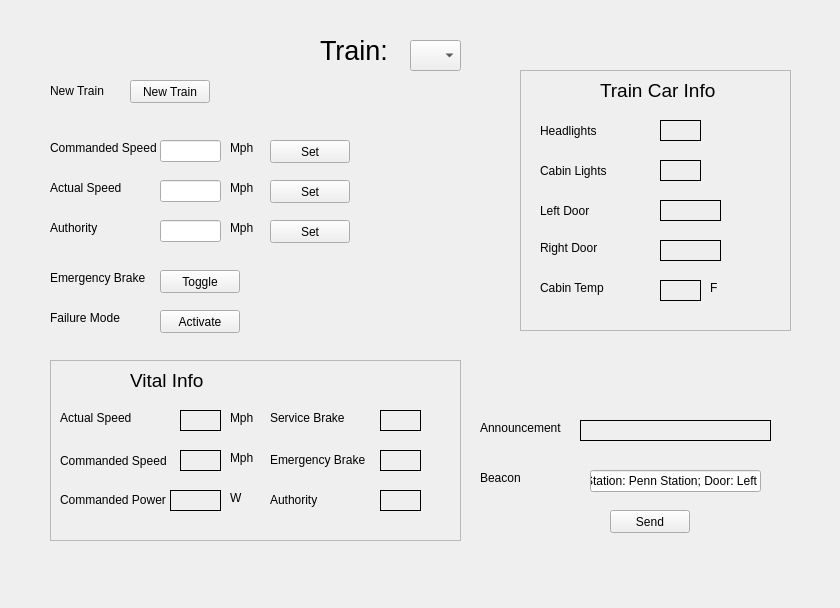
<?xml version="1.0" encoding="UTF-8"?>
<ui version="4.0">
 <class>TestUi</class>
 <widget class="QWidget" name="TestUi">
  <property name="geometry">
   <rect>
    <x>0</x>
    <y>0</y>
    <width>840</width>
    <height>608</height>
   </rect>
  </property>
  <property name="windowTitle">
   <string>Form</string>
  </property>
  <widget class="QLabel" name="train_label">
   <property name="geometry">
    <rect>
     <x>320</x>
     <y>30</y>
     <width>81</width>
     <height>41</height>
    </rect>
   </property>
   <property name="font">
    <font>
     <pointsize>20</pointsize>
    </font>
   </property>
   <property name="text">
    <string>Train:</string>
   </property>
  </widget>
  <widget class="QComboBox" name="train_index">
   <property name="geometry">
    <rect>
     <x>410</x>
     <y>40</y>
     <width>51</width>
     <height>31</height>
    </rect>
   </property>
   <property name="font">
    <font>
     <pointsize>18</pointsize>
    </font>
   </property>
   <property name="currentText">
    <string/>
   </property>
   <property name="currentIndex">
    <number>-1</number>
   </property>
  </widget>
  <widget class="QLabel" name="new_train_label">
   <property name="geometry">
    <rect>
     <x>50</x>
     <y>80</y>
     <width>61</width>
     <height>21</height>
    </rect>
   </property>
   <property name="text">
    <string>New Train</string>
   </property>
  </widget>
  <widget class="QPushButton" name="new_train_button">
   <property name="geometry">
    <rect>
     <x>130</x>
     <y>80</y>
     <width>80</width>
     <height>23</height>
    </rect>
   </property>
   <property name="text">
    <string>New Train</string>
   </property>
  </widget>
  <widget class="QLabel" name="commanded_speed_label_2">
   <property name="geometry">
    <rect>
     <x>50</x>
     <y>140</y>
     <width>111</width>
     <height>16</height>
    </rect>
   </property>
   <property name="text">
    <string>Commanded Speed</string>
   </property>
  </widget>
  <widget class="QPushButton" name="commanded_speed_button">
   <property name="geometry">
    <rect>
     <x>270</x>
     <y>140</y>
     <width>80</width>
     <height>23</height>
    </rect>
   </property>
   <property name="text">
    <string>Set</string>
   </property>
  </widget>
  <widget class="QPushButton" name="actual_speed_button">
   <property name="geometry">
    <rect>
     <x>270</x>
     <y>180</y>
     <width>80</width>
     <height>23</height>
    </rect>
   </property>
   <property name="text">
    <string>Set</string>
   </property>
  </widget>
  <widget class="QLabel" name="actual_speed_label">
   <property name="geometry">
    <rect>
     <x>50</x>
     <y>180</y>
     <width>111</width>
     <height>16</height>
    </rect>
   </property>
   <property name="text">
    <string>Actual Speed</string>
   </property>
  </widget>
  <widget class="QLabel" name="authority_label">
   <property name="geometry">
    <rect>
     <x>50</x>
     <y>220</y>
     <width>111</width>
     <height>16</height>
    </rect>
   </property>
   <property name="text">
    <string>Authority</string>
   </property>
  </widget>
  <widget class="QPushButton" name="authority_button">
   <property name="geometry">
    <rect>
     <x>270</x>
     <y>220</y>
     <width>80</width>
     <height>23</height>
    </rect>
   </property>
   <property name="text">
    <string>Set</string>
   </property>
  </widget>
  <widget class="QLabel" name="emergency_brake_label">
   <property name="geometry">
    <rect>
     <x>50</x>
     <y>270</y>
     <width>101</width>
     <height>16</height>
    </rect>
   </property>
   <property name="text">
    <string>Emergency Brake</string>
   </property>
  </widget>
  <widget class="QPushButton" name="emergency_brake_button">
   <property name="geometry">
    <rect>
     <x>160</x>
     <y>270</y>
     <width>80</width>
     <height>23</height>
    </rect>
   </property>
   <property name="text">
    <string>Toggle</string>
   </property>
  </widget>
  <widget class="QLabel" name="failure_mode_label">
   <property name="geometry">
    <rect>
     <x>50</x>
     <y>310</y>
     <width>101</width>
     <height>16</height>
    </rect>
   </property>
   <property name="text">
    <string>Failure Mode</string>
   </property>
  </widget>
  <widget class="QPushButton" name="failure_mode_button">
   <property name="geometry">
    <rect>
     <x>160</x>
     <y>310</y>
     <width>80</width>
     <height>23</height>
    </rect>
   </property>
   <property name="text">
    <string>Activate</string>
   </property>
  </widget>
  <widget class="QFrame" name="cabin_info">
   <property name="geometry">
    <rect>
     <x>520</x>
     <y>70</y>
     <width>271</width>
     <height>261</height>
    </rect>
   </property>
   <property name="sizePolicy">
    <sizepolicy hsizetype="Preferred" vsizetype="Preferred">
     <horstretch>0</horstretch>
     <verstretch>0</verstretch>
    </sizepolicy>
   </property>
   <property name="frameShape">
    <enum>QFrame::StyledPanel</enum>
   </property>
   <property name="frameShadow">
    <enum>QFrame::Plain</enum>
   </property>
   <property name="lineWidth">
    <number>1</number>
   </property>
   <widget class="QLabel" name="train_car_info_label">
    <property name="geometry">
     <rect>
      <x>80</x>
      <y>0</y>
      <width>141</width>
      <height>41</height>
     </rect>
    </property>
    <property name="font">
     <font>
      <pointsize>14</pointsize>
     </font>
    </property>
    <property name="text">
     <string>Train Car Info</string>
    </property>
   </widget>
   <widget class="QLabel" name="headlights_label">
    <property name="geometry">
     <rect>
      <x>20</x>
      <y>50</y>
      <width>61</width>
      <height>21</height>
     </rect>
    </property>
    <property name="text">
     <string>Headlights</string>
    </property>
   </widget>
   <widget class="QLabel" name="left_door_label">
    <property name="geometry">
     <rect>
      <x>20</x>
      <y>130</y>
      <width>52</width>
      <height>21</height>
     </rect>
    </property>
    <property name="text">
     <string>Left Door</string>
    </property>
   </widget>
   <widget class="QLabel" name="right_door_label">
    <property name="geometry">
     <rect>
      <x>20</x>
      <y>170</y>
      <width>61</width>
      <height>16</height>
     </rect>
    </property>
    <property name="text">
     <string>Right Door</string>
    </property>
   </widget>
   <widget class="QLabel" name="cabin_lights_label">
    <property name="geometry">
     <rect>
      <x>20</x>
      <y>90</y>
      <width>71</width>
      <height>21</height>
     </rect>
    </property>
    <property name="text">
     <string>Cabin Lights</string>
    </property>
   </widget>
   <widget class="QLabel" name="headlight_status">
    <property name="geometry">
     <rect>
      <x>140</x>
      <y>50</y>
      <width>41</width>
      <height>21</height>
     </rect>
    </property>
    <property name="frameShape">
     <enum>QFrame::Box</enum>
    </property>
    <property name="text">
     <string/>
    </property>
   </widget>
   <widget class="QLabel" name="cabin_lights_status">
    <property name="geometry">
     <rect>
      <x>140</x>
      <y>90</y>
      <width>41</width>
      <height>21</height>
     </rect>
    </property>
    <property name="frameShape">
     <enum>QFrame::Box</enum>
    </property>
    <property name="text">
     <string/>
    </property>
   </widget>
   <widget class="QLabel" name="left_door_status">
    <property name="geometry">
     <rect>
      <x>140</x>
      <y>130</y>
      <width>61</width>
      <height>21</height>
     </rect>
    </property>
    <property name="frameShape">
     <enum>QFrame::Box</enum>
    </property>
    <property name="text">
     <string/>
    </property>
   </widget>
   <widget class="QLabel" name="right_door_status">
    <property name="geometry">
     <rect>
      <x>140</x>
      <y>170</y>
      <width>61</width>
      <height>21</height>
     </rect>
    </property>
    <property name="frameShape">
     <enum>QFrame::Box</enum>
    </property>
    <property name="text">
     <string/>
    </property>
   </widget>
   <widget class="QLabel" name="cabin_tem_label">
    <property name="geometry">
     <rect>
      <x>20</x>
      <y>210</y>
      <width>91</width>
      <height>16</height>
     </rect>
    </property>
    <property name="text">
     <string>Cabin Temp</string>
    </property>
   </widget>
   <widget class="QLabel" name="cabin_temp_value">
    <property name="geometry">
     <rect>
      <x>140</x>
      <y>210</y>
      <width>41</width>
      <height>21</height>
     </rect>
    </property>
    <property name="frameShape">
     <enum>QFrame::Box</enum>
    </property>
    <property name="text">
     <string/>
    </property>
   </widget>
   <widget class="QLabel" name="w_label_2">
    <property name="geometry">
     <rect>
      <x>190</x>
      <y>210</y>
      <width>31</width>
      <height>16</height>
     </rect>
    </property>
    <property name="text">
     <string>F</string>
    </property>
   </widget>
  </widget>
  <widget class="QLineEdit" name="commanded_speed">
   <property name="geometry">
    <rect>
     <x>160</x>
     <y>140</y>
     <width>61</width>
     <height>22</height>
    </rect>
   </property>
   <property name="inputMethodHints">
    <set>Qt::ImhDigitsOnly</set>
   </property>
   <property name="inputMask">
    <string extracomment="Wrong"/>
   </property>
  </widget>
  <widget class="QLineEdit" name="authority">
   <property name="geometry">
    <rect>
     <x>160</x>
     <y>220</y>
     <width>61</width>
     <height>22</height>
    </rect>
   </property>
   <property name="inputMethodHints">
    <set>Qt::ImhDigitsOnly</set>
   </property>
  </widget>
  <widget class="QLineEdit" name="actual_speed">
   <property name="geometry">
    <rect>
     <x>160</x>
     <y>180</y>
     <width>61</width>
     <height>22</height>
    </rect>
   </property>
   <property name="inputMethodHints">
    <set>Qt::ImhDigitsOnly</set>
   </property>
  </widget>
  <widget class="QFrame" name="speed_frame">
   <property name="geometry">
    <rect>
     <x>50</x>
     <y>360</y>
     <width>411</width>
     <height>181</height>
    </rect>
   </property>
   <property name="frameShape">
    <enum>QFrame::StyledPanel</enum>
   </property>
   <property name="frameShadow">
    <enum>QFrame::Plain</enum>
   </property>
   <widget class="QLabel" name="actual_speed_label_2">
    <property name="geometry">
     <rect>
      <x>10</x>
      <y>50</y>
      <width>71</width>
      <height>16</height>
     </rect>
    </property>
    <property name="text">
     <string>Actual Speed</string>
    </property>
   </widget>
   <widget class="QLabel" name="commanded_speed_label">
    <property name="geometry">
     <rect>
      <x>10</x>
      <y>90</y>
      <width>111</width>
      <height>21</height>
     </rect>
    </property>
    <property name="text">
     <string>Commanded Speed</string>
    </property>
   </widget>
   <widget class="QLabel" name="speed_info_label">
    <property name="geometry">
     <rect>
      <x>80</x>
      <y>0</y>
      <width>111</width>
      <height>41</height>
     </rect>
    </property>
    <property name="font">
     <font>
      <pointsize>14</pointsize>
     </font>
    </property>
    <property name="text">
     <string>Vital Info</string>
    </property>
   </widget>
   <widget class="QLabel" name="actual_speed_value">
    <property name="geometry">
     <rect>
      <x>130</x>
      <y>50</y>
      <width>41</width>
      <height>21</height>
     </rect>
    </property>
    <property name="frameShape">
     <enum>QFrame::Box</enum>
    </property>
    <property name="frameShadow">
     <enum>QFrame::Plain</enum>
    </property>
    <property name="text">
     <string/>
    </property>
   </widget>
   <widget class="QLabel" name="commanded_speed_value">
    <property name="geometry">
     <rect>
      <x>130</x>
      <y>90</y>
      <width>41</width>
      <height>21</height>
     </rect>
    </property>
    <property name="frameShape">
     <enum>QFrame::Box</enum>
    </property>
    <property name="text">
     <string/>
    </property>
   </widget>
   <widget class="QLabel" name="mph_label">
    <property name="geometry">
     <rect>
      <x>180</x>
      <y>50</y>
      <width>31</width>
      <height>16</height>
     </rect>
    </property>
    <property name="text">
     <string>Mph</string>
    </property>
   </widget>
   <widget class="QLabel" name="mph_label_2">
    <property name="geometry">
     <rect>
      <x>180</x>
      <y>90</y>
      <width>31</width>
      <height>16</height>
     </rect>
    </property>
    <property name="text">
     <string>Mph</string>
    </property>
   </widget>
   <widget class="QLabel" name="service_brake_label">
    <property name="geometry">
     <rect>
      <x>220</x>
      <y>50</y>
      <width>81</width>
      <height>16</height>
     </rect>
    </property>
    <property name="text">
     <string>Service Brake</string>
    </property>
   </widget>
   <widget class="QLabel" name="service_brake_status">
    <property name="geometry">
     <rect>
      <x>330</x>
      <y>50</y>
      <width>41</width>
      <height>21</height>
     </rect>
    </property>
    <property name="frameShape">
     <enum>QFrame::Box</enum>
    </property>
    <property name="text">
     <string/>
    </property>
   </widget>
   <widget class="QLabel" name="emergency_brake_status_label">
    <property name="geometry">
     <rect>
      <x>220</x>
      <y>90</y>
      <width>101</width>
      <height>20</height>
     </rect>
    </property>
    <property name="text">
     <string>Emergency Brake</string>
    </property>
   </widget>
   <widget class="QLabel" name="emergency_brake_status">
    <property name="geometry">
     <rect>
      <x>330</x>
      <y>90</y>
      <width>41</width>
      <height>21</height>
     </rect>
    </property>
    <property name="frameShape">
     <enum>QFrame::Box</enum>
    </property>
    <property name="text">
     <string/>
    </property>
   </widget>
   <widget class="QLabel" name="power_label">
    <property name="geometry">
     <rect>
      <x>10</x>
      <y>130</y>
      <width>111</width>
      <height>20</height>
     </rect>
    </property>
    <property name="text">
     <string>Commanded Power</string>
    </property>
   </widget>
   <widget class="QLabel" name="power_value">
    <property name="geometry">
     <rect>
      <x>120</x>
      <y>130</y>
      <width>51</width>
      <height>21</height>
     </rect>
    </property>
    <property name="frameShape">
     <enum>QFrame::Box</enum>
    </property>
    <property name="text">
     <string/>
    </property>
   </widget>
   <widget class="QLabel" name="w_label">
    <property name="geometry">
     <rect>
      <x>180</x>
      <y>130</y>
      <width>31</width>
      <height>16</height>
     </rect>
    </property>
    <property name="text">
     <string>W</string>
    </property>
   </widget>
   <widget class="QLabel" name="authority_status_label">
    <property name="geometry">
     <rect>
      <x>220</x>
      <y>130</y>
      <width>101</width>
      <height>20</height>
     </rect>
    </property>
    <property name="text">
     <string>Authority</string>
    </property>
   </widget>
   <widget class="QLabel" name="authority_status">
    <property name="geometry">
     <rect>
      <x>330</x>
      <y>130</y>
      <width>41</width>
      <height>21</height>
     </rect>
    </property>
    <property name="frameShape">
     <enum>QFrame::Box</enum>
    </property>
    <property name="text">
     <string/>
    </property>
   </widget>
  </widget>
  <widget class="QLabel" name="announcement_label">
   <property name="geometry">
    <rect>
     <x>480</x>
     <y>420</y>
     <width>91</width>
     <height>16</height>
    </rect>
   </property>
   <property name="text">
    <string>Announcement</string>
   </property>
  </widget>
  <widget class="QLabel" name="announcement_status">
   <property name="geometry">
    <rect>
     <x>580</x>
     <y>420</y>
     <width>191</width>
     <height>21</height>
    </rect>
   </property>
   <property name="frameShape">
    <enum>QFrame::Box</enum>
   </property>
   <property name="text">
    <string/>
   </property>
  </widget>
  <widget class="QLabel" name="beacon_label">
   <property name="geometry">
    <rect>
     <x>480</x>
     <y>470</y>
     <width>111</width>
     <height>16</height>
    </rect>
   </property>
   <property name="text">
    <string>Beacon</string>
   </property>
  </widget>
  <widget class="QLineEdit" name="beacon_info">
   <property name="geometry">
    <rect>
     <x>590</x>
     <y>470</y>
     <width>171</width>
     <height>22</height>
    </rect>
   </property>
   <property name="inputMethodHints">
    <set>Qt::ImhDigitsOnly</set>
   </property>
   <property name="text">
    <string>Station: Penn Station; Door: Left</string>
   </property>
  </widget>
  <widget class="QPushButton" name="beacon_button">
   <property name="geometry">
    <rect>
     <x>610</x>
     <y>510</y>
     <width>80</width>
     <height>23</height>
    </rect>
   </property>
   <property name="text">
    <string>Send</string>
   </property>
  </widget>
  <widget class="QLabel" name="mph_label_3">
   <property name="geometry">
    <rect>
     <x>230</x>
     <y>140</y>
     <width>31</width>
     <height>16</height>
    </rect>
   </property>
   <property name="text">
    <string>Mph</string>
   </property>
  </widget>
  <widget class="QLabel" name="mph_label_4">
   <property name="geometry">
    <rect>
     <x>230</x>
     <y>180</y>
     <width>31</width>
     <height>16</height>
    </rect>
   </property>
   <property name="text">
    <string>Mph</string>
   </property>
  </widget>
  <widget class="QLabel" name="mph_label_5">
   <property name="geometry">
    <rect>
     <x>230</x>
     <y>220</y>
     <width>31</width>
     <height>16</height>
    </rect>
   </property>
   <property name="text">
    <string>Mph</string>
   </property>
  </widget>
 </widget>
 <resources/>
 <connections/>
</ui>
